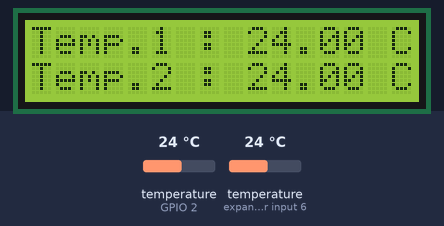
The sketch below on a simulated ESP32. Parts: 16×2 character LCD. Inputs (shaded band) come from the test bench; at power-on: temperature (sensors on GPIO 2, expander input 6) 24 °C.

Above: at 1.2 s.
1.3 s: temperature (sensor on GPIO 2) set to 12 °C
At 3.5 s:
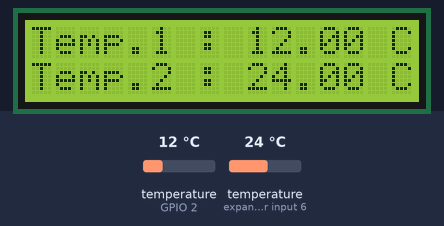
4.4 s: temperature (sensor on expander input 6) set to 12 °C
At 5.3 s:
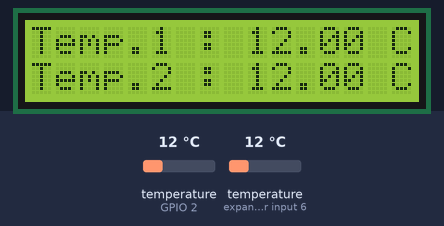
7.1 s: temperature (sensor on GPIO 2) set to 19 °C
At 9.8 s:
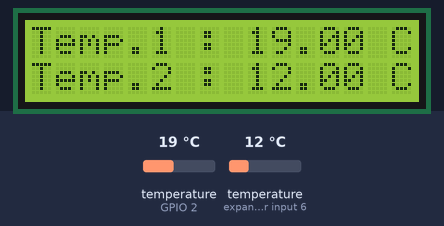
10.1 s: temperature (sensor on expander input 6) set to 19 °C
At 11.9 s:
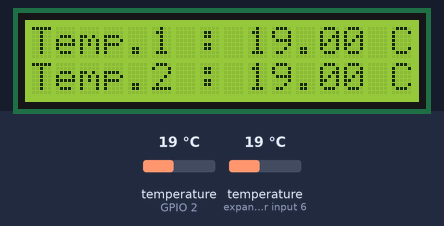
12.8 s: temperature (sensor on GPIO 2) set to 28 °C
At 15.5 s:
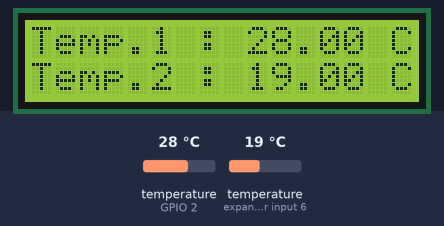
15.8 s: temperature (sensor on expander input 6) set to 28 °C
At 17.3 s:
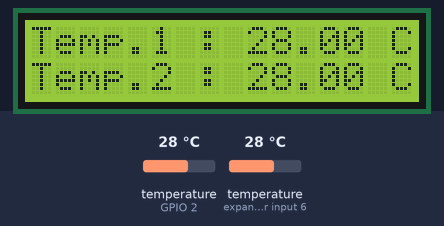
Timing chart, 0 to 18.8 s (numbered marks = the images above; inputs shaded):
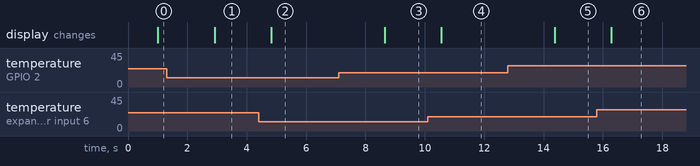

The sketch:

tempSensor.ino
```cpp
#include <OneWire.h>
#include <DallasTemperature.h>
#include <Wire.h>
#include <I2C_LCD.h>

// Pin where the DS18B20 is connected
#define ONE_WIRE_BUS 2

// Setup a oneWire instance
OneWire oneWire(ONE_WIRE_BUS);

// Pass oneWire reference to DallasTemperature
DallasTemperature sensors(&oneWire);

// LCD setup
I2C_LCD lcd(0x27);


void setup() {
  Serial.begin(9600);
  sensors.begin();

  Wire.begin(6, 7);
  lcd.begin();
  lcd.backlight();
  lcd.clear();
  lcd.setCursor(0, 0);
  lcd.print("TempSense v1.1");
}

void loop() {
  sensors.requestTemperatures(); // Send command to get temperatures
  float tempC1 = sensors.getTempCByIndex(0);
  float tempC2 = sensors.getTempCByIndex(1);
  //Serial.print("Temperature: ");
  //Serial.print(tempC);
  //Serial.println(" °C");
  delay(100);
  lcd.clear();
  lcd.setCursor(0, 0);
  lcd.print("Temp.1 : ");
  lcd.print(tempC1);
  lcd.print(" C");
  lcd.setCursor(0, 1);
  lcd.print("Temp.2 : ");
  lcd.print(tempC2);
  lcd.print(" C");


  delay(1000);
}
```

Measured:
- after the input at 1.3 s, the display: changes after 1.6 s (image 1)
- after the input at 4.4 s, the display: changes after 0.42 s (image 2)
- after the input at 7.1 s, the display: changes after 1.5 s (image 3)
- after the input at 10.1 s, the display: changes after 0.45 s (image 4)
- after the input at 12.8 s, the display: changes after 1.6 s (image 5)
- after the input at 15.8 s, the display: changes after 0.48 s (image 6)
